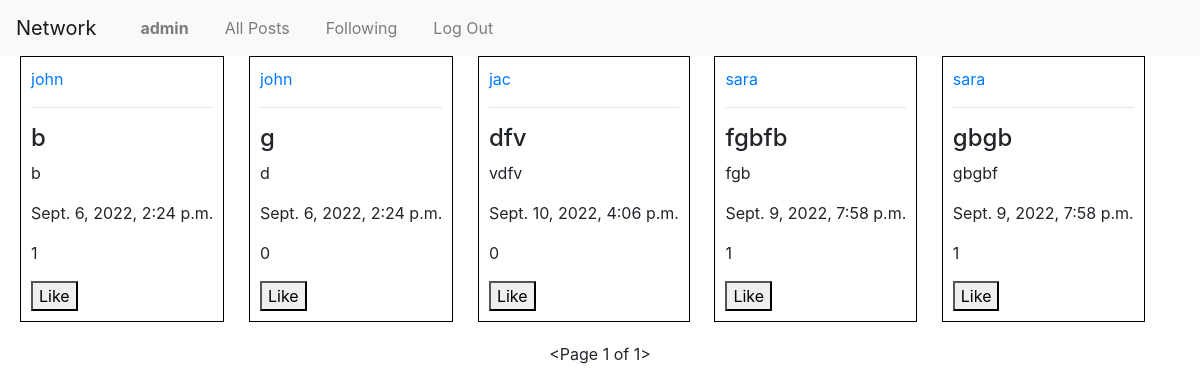
Page /following_posts (signed in) on the committed database.
### network/models.py (models this page shows, shortened)
class User(AbstractUser):
    pass

class Posts(models.Model):
    id = models.AutoField(primary_key=True)
    post_uesr = models.ForeignKey(User, on_delete=models.CASCADE, null=True, blank=True,related_name='create_user')
    post_title = models.CharField(max_length=200)
    post_description = models.TextField()
    post_date = models.DateTimeField(default=datetime.now, blank=True)
    post_likes = models.ManyToManyField(User,blank=True,default=None, related_name='post_likes')
    like_count = models.CharField(max_length=200)

### network/views.py (the view)
# urls.py: path("following_posts", views.following_posts, name="following_posts"),
def following_posts(request):
    followed_users_list = []
    posts_list = []
    username1 = User.objects.get(username = request.user)
    followers = Followers.objects.filter(follower=username1)
    for i in followers:
        followed_users_list.append(i.followed_users)
    for x in followed_users_list:
        username2 = User.objects.get(username = x)
        all_post = Posts.objects.filter(post_uesr = username2).order_by('-id')
        for y in all_post:
            posts_list.append(y)
    paginator = Paginator(posts_list,10)
    page = request.GET.get('page')
    posts = paginator.get_page(page)
    return render(request, 'network/following_posts.html',{
        'posts':posts,
    })

### network/templates/network/following_posts.html (shortened to what this page needs)
{% extends 'network/layout.html' %}
{% load static %}
{% block head %}
    <link rel="stylesheet" href="{% static 'network/all_posts_style.css' %}">
{% endblock %}
{% block body %}
    {% for all_posts in posts %}
        <li>
            <div class="div_posts">
                <a href="{% url 'profile' all_posts.post_uesr %}">{{all_posts.post_uesr}}</a><hr>
                <h4>{{all_posts.post_title}}</h4>
                <p>{{all_posts.post_description}}</p>
                <p>{{all_posts.post_date}}</p>
                <p id="like_count_{{all_posts.id}}">{{all_posts.post_likes.count}}</p>
                {% if user not in all_posts.post_likes.all%}
                    <button value="{{all_posts.id}}" id="like_button_{{all_posts.id}}">Like</button>
                {% else %}
                    <button value="{{all_posts.id}}" id="like_button_{{all_posts.id}}">Unlike</button>
                {% endif %}
            </div>
        </li>
        {% endfor %}
        <br>
        <div class="div_paginator">
            {{posts}}
        </div>
{% endblock %}

### network/templates/network/layout.html (shortened to what this page needs)
{% load static %}
<!DOCTYPE html>
<html lang="en">
    <head>
        {% block head%}
        {% endblock %}
        <link rel="stylesheet" href="https://stackpath.bootstrapcdn.com/bootstrap/4.4.1/css/bootstrap.min.css">
        <link href="{% static 'network/styles.css' %}" rel="stylesheet">
    </head>
    <body>
        <nav class="navbar navbar-expand-lg navbar-light bg-light">
            <a class="navbar-brand" href="#">Network</a>
            <div>
              <ul class="navbar-nav mr-auto">
                {% if user.is_authenticated %}
                    <li class="nav-item">
                        <a class="nav-link" href="{% url 'my_account' user %}"><strong>{{ request.user }}</strong></a>
                    </li>
                {% endif %}
                <li class="nav-item">
                  <a class="nav-link" href="{% url 'all_posts' %}">All Posts</a>
                </li>
                {% if user.is_authenticated %}
                    <li class="nav-item">
                        <a class="nav-link" href="{% url 'following_posts' %}">Following</a>
                    </li>
                    <li class="nav-item">
                        <a class="nav-link" href="{% url 'logout' %}">Log Out</a>
                    </li>
                {% endif %}
              </ul>
            </div>
          </nav>
        <div class="body">
            {% block body %}
            {% endblock %}
        </div>
    </body>
</html>

### network/static/network/all_posts_style.css (style rules this page uses)
.div_posts { border: solid 1px black; padding: 10px; }
li { display: inline-block; margin-left: 20px; }
.div_paginator { display: block; text-align: center; margin: 20px 0 0 0; }

### rows in the picture
User: user "admin"
Posts: post_uesr "john", post_title "b", post_description "b", post_date "Sept. 6, 2022, 2:24 p.m.", post_likes.count "1"
Posts: post_uesr "john", post_title "g", post_description "d", post_date "Sept. 6, 2022, 2:24 p.m.", post_likes.count "0"
Posts: post_uesr "jac", post_title "dfv", post_description "vdfv", post_date "Sept. 10, 2022, 4:06 p.m.", post_likes.count "0"
Posts: post_uesr "sara", post_title "fgbfb", post_description "fgb", post_date "Sept. 9, 2022, 7:58 p.m.", post_likes.count "1"
Posts: post_uesr "sara", post_title "gbgb", post_description "gbgbf", post_date "Sept. 9, 2022, 7:58 p.m.", post_likes.count "1"

### other values in the picture
{{ posts }} "<Page 1 of 1>"
